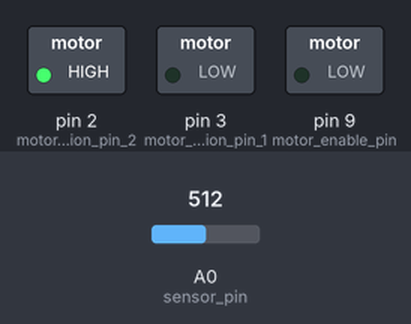
The sketch below on a simulated Arduino Uno, built with avr-gcc and run on an emulated ATmega328P. Parts: switched loads named in the sketch (green lamp = pin HIGH). The inputs (shaded band) are chosen by the test bench; at power-on: A0 (sensor_pin) = 512.

Above: at 1.2 s.
1.3 s: A0 (sensor_pin) set to 716
At 2.3 s:
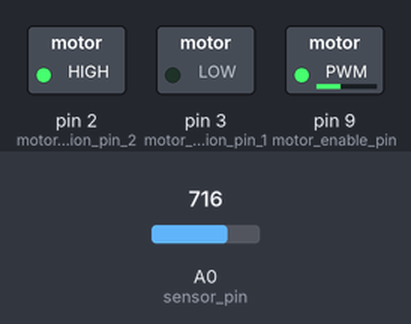
2.8 s: A0 (sensor_pin) set to 900
At 3.4 s:
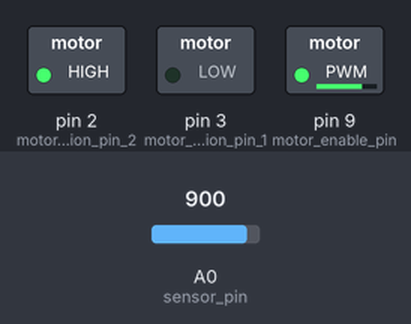
4.3 s: A0 (sensor_pin) set to 511
At 4.6 s:
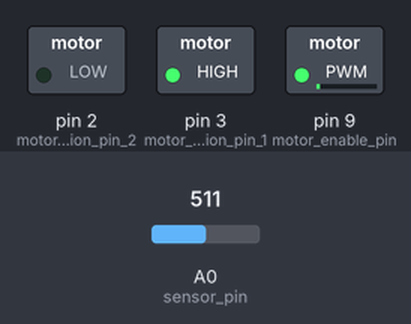
5.8 s: A0 (sensor_pin) set to 306
At 6.9 s:
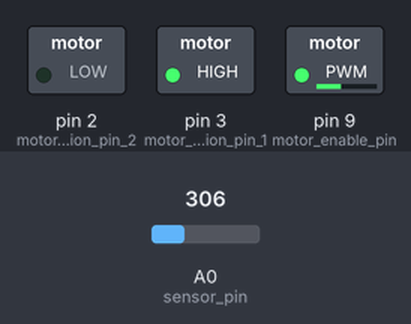
7.3 s: A0 (sensor_pin) set to 122
At 8.1 s:
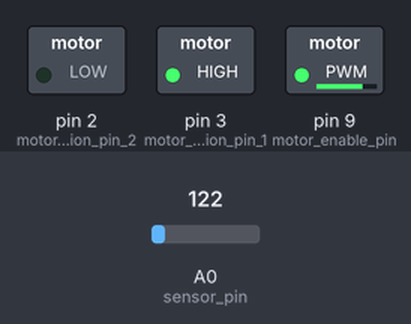
Timing chart, 0 to 9.8 s (numbered marks = the images above; inputs shaded):
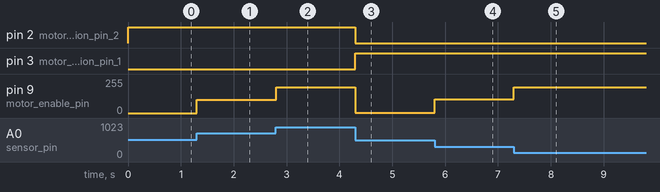

The sketch:

Lab_3_1.ino
```cpp
/////////// hardware ///////////////
/*

  When running, disconnect arduino from computer.  Could cause power error on computer
  Set power supply somewhere between 7.5 and 10 volts.  Start at 7.5 and go up if stepper doesn't work
  Power supply should only be connected to arduino Vin, NOT VCC!!!!!!!!!

  *** to reverse the motor's direction, switch motor wire1 with motor wire2

  pin9 --> Hbridge M1 Enable
  pin2 --> Hbridge M1 Forward
  pin3 --> Hbridge M1 Reverse

  power supply ground --> Hbridge ground
  power supply Positive --> Hbridge Motor Power IN
  power supply Positive --> Arduino Vin

  Arduino Vcc --> Hbridge +5V
  Arduino Ground --> Hbridge Ground

  Arduino Vcc --> Potentiometer outer pin1
  Arduino Ground --> Potentiometer outer pin2
  pinA0 --> Potentiometer middle pin

  ***
  Motor wire1 --> Hbridge M1 output pin
  Motor wire2 --> Hbridge M1 output pin
  ***

*/

// Software

byte motor_enable_pin = 9;
byte motor_direction_pin_1 = 3;
byte motor_direction_pin_2 = 2;

byte sensor_pin = A0;

void setup() {

  // Set pinmode of each output pin
  pinMode(motor_enable_pin, OUTPUT);
  pinMode(motor_direction_pin_1, OUTPUT);
  pinMode(motor_direction_pin_2, OUTPUT);
}

void loop() {
  // calculate setpoint in number of steps using float_map function
  drive_motor(map((float)analogRead(sensor_pin), 0, 1023, -255, 255));
}


void drive_motor(int motor_output) {
  // write duty cycle for the motor
  analogWrite(motor_enable_pin, abs(motor_output));

  // write direction pins for motor
  digitalWrite(motor_direction_pin_1, (motor_output >= 0 ? 0 : 1));
  digitalWrite(motor_direction_pin_2, !(motor_output >= 0 ? 0 : 1));
}
```

Measured:
- after the input at 1.3 s, pin 9 (motor_enable_pin): 0/255 → 101/255 at once
- after the input at 2.8 s, pin 9 (motor_enable_pin): 101/255 → 193/255 at once
- after the input at 4.3 s, pin 2 (motor_direction_pin_2): HIGH → LOW at once; pin 3 (motor_direction_pin_1): LOW → HIGH at once; pin 9 (motor_enable_pin): 193/255 → 1/255 at once
- after the input at 5.8 s, pin 9 (motor_enable_pin): 1/255 → 103/255 at once
- after the input at 7.3 s, pin 9 (motor_enable_pin): 103/255 → 195/255 at once
